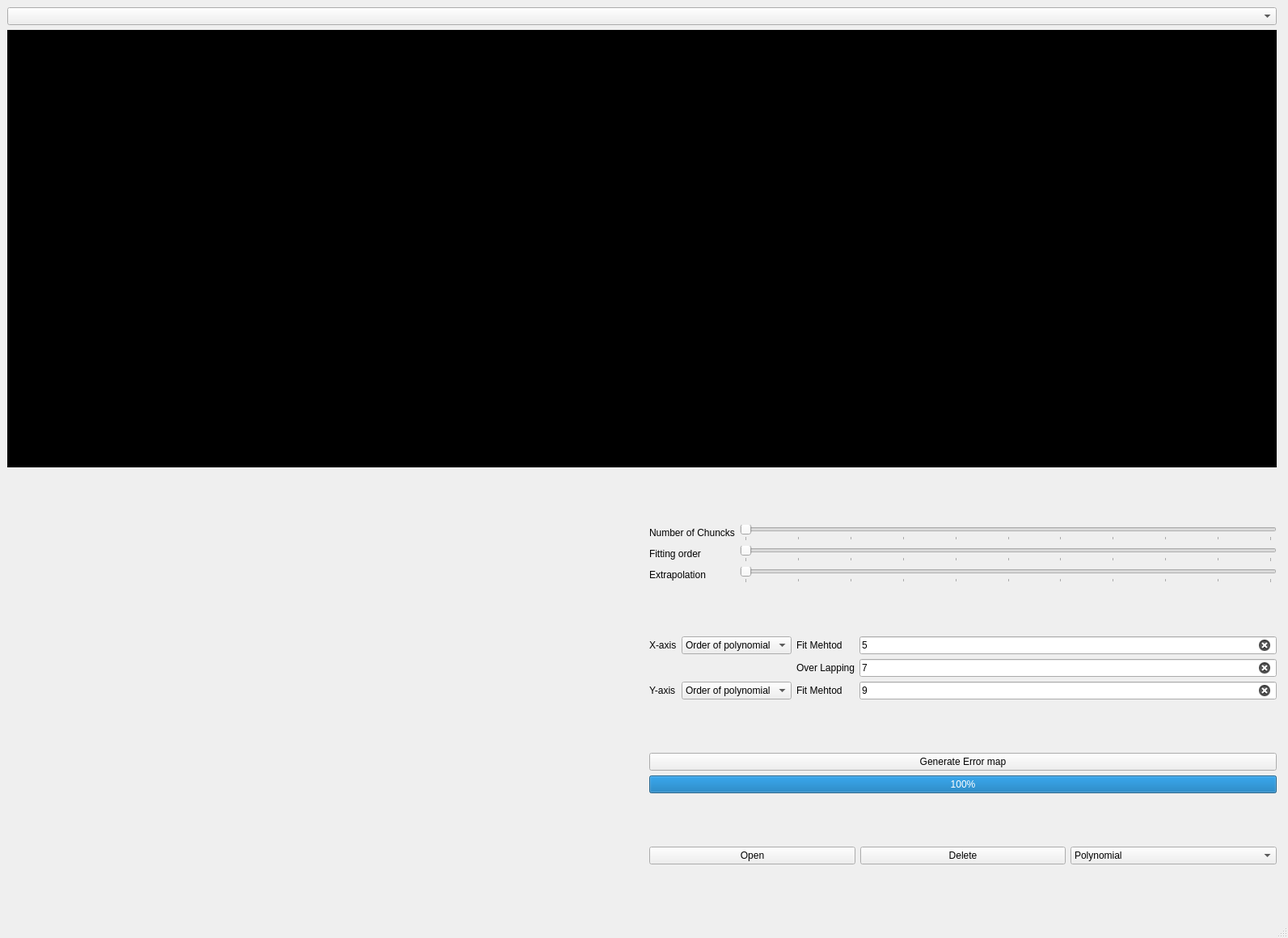
<?xml version="1.0" encoding="UTF-8"?>
<ui version="4.0">
 <class>MainWindow</class>
 <widget class="QMainWindow" name="MainWindow">
  <property name="geometry">
   <rect>
    <x>0</x>
    <y>0</y>
    <width>1593</width>
    <height>1160</height>
   </rect>
  </property>
  <property name="windowTitle">
   <string>MainWindow</string>
  </property>
  <widget class="QWidget" name="centralwidget">
   <layout class="QGridLayout" name="gridLayout">
    <item row="0" column="0" colspan="3">
     <layout class="QHBoxLayout" name="horizontalLayout_for_equation_and_error">
      <item>
       <layout class="QGridLayout" name="gridLayout_for_equation"/>
      </item>
      <item>
       <layout class="QGridLayout" name="gridLayout_For_error">
        <property name="leftMargin">
         <number>0</number>
        </property>
        <property name="horizontalSpacing">
         <number>1</number>
        </property>
       </layout>
      </item>
      <item>
       <widget class="QComboBox" name="comboBox"/>
      </item>
     </layout>
    </item>
    <item row="1" column="0" colspan="3">
     <widget class="QWidget" name="PlotWidget" native="true">
      <property name="styleSheet">
       <string notr="true">
background-color: rgb(0, 0, 0);</string>
      </property>
     </widget>
    </item>
    <item row="1" column="3">
     <spacer name="verticalSpacerForPlotWidget">
      <property name="orientation">
       <enum>Qt::Vertical</enum>
      </property>
      <property name="sizeHint" stdset="0">
       <size>
        <width>5</width>
        <height>524</height>
       </size>
      </property>
     </spacer>
    </item>
    <item row="2" column="1">
     <spacer name="horizontalSpacerForErrorMap">
      <property name="orientation">
       <enum>Qt::Horizontal</enum>
      </property>
      <property name="sizeHint" stdset="0">
       <size>
        <width>768</width>
        <height>5</height>
       </size>
      </property>
     </spacer>
    </item>
    <item row="2" column="2">
     <spacer name="horizontalSpacerForSettings">
      <property name="orientation">
       <enum>Qt::Horizontal</enum>
      </property>
      <property name="sizeHint" stdset="0">
       <size>
        <width>767</width>
        <height>5</height>
       </size>
      </property>
     </spacer>
    </item>
    <item row="3" column="0">
     <spacer name="verticalSpacerForErrorMap">
      <property name="orientation">
       <enum>Qt::Vertical</enum>
      </property>
      <property name="sizeHint" stdset="0">
       <size>
        <width>5</width>
        <height>523</height>
       </size>
      </property>
     </spacer>
    </item>
    <item row="3" column="1">
     <layout class="QVBoxLayout" name="verticalLayout_for_errorMap"/>
    </item>
    <item row="3" column="2">
     <layout class="QVBoxLayout" name="verticalLayout_for_seetings">
      <item>
       <layout class="QGridLayout" name="gridLayout_for_plot_Settings">
        <item row="1" column="0">
         <widget class="QLabel" name="labelOfNumberOfFittingOrder">
          <property name="text">
           <string>Fitting order</string>
          </property>
         </widget>
        </item>
        <item row="0" column="0">
         <widget class="QLabel" name="labelForNumberOfChunks">
          <property name="text">
           <string>Number of Chuncks</string>
          </property>
         </widget>
        </item>
        <item row="0" column="1">
         <widget class="QSlider" name="horizontalSliderFor_chunks">
          <property name="maximum">
           <number>10</number>
          </property>
          <property name="pageStep">
           <number>1</number>
          </property>
          <property name="orientation">
           <enum>Qt::Horizontal</enum>
          </property>
          <property name="tickPosition">
           <enum>QSlider::TicksBelow</enum>
          </property>
         </widget>
        </item>
        <item row="1" column="1">
         <widget class="QSlider" name="horizontalSliderFor_FittingOrder">
          <property name="maximum">
           <number>10</number>
          </property>
          <property name="pageStep">
           <number>1</number>
          </property>
          <property name="orientation">
           <enum>Qt::Horizontal</enum>
          </property>
          <property name="tickPosition">
           <enum>QSlider::TicksBelow</enum>
          </property>
         </widget>
        </item>
        <item row="2" column="1">
         <widget class="QSlider" name="horizontalSliderFor_Effeciacy">
          <property name="maximum">
           <number>10</number>
          </property>
          <property name="pageStep">
           <number>1</number>
          </property>
          <property name="orientation">
           <enum>Qt::Horizontal</enum>
          </property>
          <property name="tickPosition">
           <enum>QSlider::TicksBelow</enum>
          </property>
         </widget>
        </item>
        <item row="2" column="0">
         <widget class="QLabel" name="labelForEfficacy">
          <property name="text">
           <string>Extrapolation</string>
          </property>
         </widget>
        </item>
       </layout>
      </item>
      <item>
       <layout class="QGridLayout" name="gridLayout_for_">
        <item row="2" column="0">
         <widget class="QLabel" name="label_Y_axis">
          <property name="text">
           <string>Y-axis</string>
          </property>
         </widget>
        </item>
        <item row="2" column="3">
         <widget class="QLineEdit" name="lineEdit_For_y_axis">
          <property name="text">
           <string>9</string>
          </property>
          <property name="frame">
           <bool>true</bool>
          </property>
          <property name="echoMode">
           <enum>QLineEdit::Normal</enum>
          </property>
          <property name="clearButtonEnabled">
           <bool>true</bool>
          </property>
         </widget>
        </item>
        <item row="2" column="2">
         <widget class="QLabel" name="label_FitMethodFor_Y_axis">
          <property name="text">
           <string>Fit Mehtod</string>
          </property>
         </widget>
        </item>
        <item row="0" column="3">
         <widget class="QLineEdit" name="lineEdit_For_x_axis">
          <property name="text">
           <string>5</string>
          </property>
          <property name="readOnly">
           <bool>false</bool>
          </property>
          <property name="clearButtonEnabled">
           <bool>true</bool>
          </property>
         </widget>
        </item>
        <item row="0" column="2">
         <widget class="QLabel" name="label_FitMethodFor_X_axis">
          <property name="text">
           <string>Fit Mehtod</string>
          </property>
         </widget>
        </item>
        <item row="0" column="1">
         <widget class="QComboBox" name="comboBox_X_axis">
          <property name="editable">
           <bool>false</bool>
          </property>
          <property name="currentText">
           <string>Order of polynomial</string>
          </property>
          <property name="currentIndex">
           <number>0</number>
          </property>
          <item>
           <property name="text">
            <string>Order of polynomial</string>
           </property>
          </item>
          <item>
           <property name="text">
            <string>Number of chuncks</string>
           </property>
          </item>
          <item>
           <property name="text">
            <string>Overlapping</string>
           </property>
          </item>
         </widget>
        </item>
        <item row="2" column="1">
         <widget class="QComboBox" name="comboBox_Y_axis">
          <property name="editable">
           <bool>false</bool>
          </property>
          <property name="currentText">
           <string>Order of polynomial</string>
          </property>
          <property name="currentIndex">
           <number>0</number>
          </property>
          <property name="frame">
           <bool>true</bool>
          </property>
          <property name="modelColumn">
           <number>0</number>
          </property>
          <item>
           <property name="text">
            <string>Order of polynomial</string>
           </property>
          </item>
          <item>
           <property name="text">
            <string>Number of chuncks</string>
           </property>
          </item>
          <item>
           <property name="text">
            <string>Overlapping</string>
           </property>
          </item>
         </widget>
        </item>
        <item row="0" column="0">
         <widget class="QLabel" name="label_X_axis">
          <property name="text">
           <string>X-axis</string>
          </property>
         </widget>
        </item>
        <item row="1" column="3">
         <widget class="QLineEdit" name="label_Z_axis">
          <property name="text">
           <string>7</string>
          </property>
          <property name="clearButtonEnabled">
           <bool>true</bool>
          </property>
         </widget>
        </item>
        <item row="1" column="2">
         <widget class="QLabel" name="label_for_Z_axis">
          <property name="text">
           <string>Over Lapping</string>
          </property>
         </widget>
        </item>
       </layout>
      </item>
      <item>
       <layout class="QVBoxLayout" name="verticalLayout_for_progressBar">
        <item>
         <widget class="QPushButton" name="pushButton_For_GenerateErrorMap">
          <property name="text">
           <string>Generate Error map</string>
          </property>
         </widget>
        </item>
        <item>
         <widget class="QProgressBar" name="progressBar">
          <property name="value">
           <number>100</number>
          </property>
         </widget>
        </item>
       </layout>
      </item>
      <item>
       <layout class="QHBoxLayout" name="horizontalLayout_for_buttons">
        <item>
         <widget class="QPushButton" name="pushButton_For_Open">
          <property name="text">
           <string>Open</string>
          </property>
         </widget>
        </item>
        <item>
         <widget class="QPushButton" name="pushButton_For_Delete">
          <property name="text">
           <string>Delete</string>
          </property>
         </widget>
        </item>
        <item>
         <widget class="QComboBox" name="comboBox_for_main_plot">
          <item>
           <property name="text">
            <string>Polynomial</string>
           </property>
          </item>
          <item>
           <property name="text">
            <string>spline</string>
           </property>
          </item>
          <item>
           <property name="text">
            <string>non-linear</string>
           </property>
          </item>
         </widget>
        </item>
       </layout>
      </item>
     </layout>
    </item>
   </layout>
  </widget>
  <widget class="QMenuBar" name="menubar">
   <property name="geometry">
    <rect>
     <x>0</x>
     <y>0</y>
     <width>1593</width>
     <height>26</height>
    </rect>
   </property>
  </widget>
  <widget class="QStatusBar" name="statusbar"/>
 </widget>
 <resources/>
 <connections/>
</ui>
